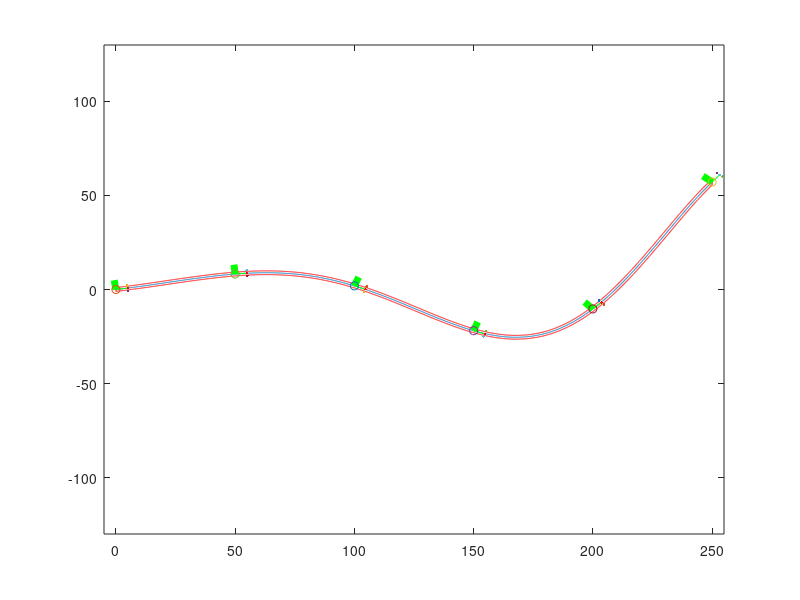

The MATLAB source for this figure:
 t = (0 : .1 : 250);
 t1 = (250 : -.1 : 0);
 D1 = 5;
 D2 = 1.5;
 L = 4;
 r = 2;
 
%PLOT MIDDLE LINE
    n = 1;
    for q = 0 : .1  : 250;
        x(n) = 5*exp(.01*q)*sin(.03*q);
        n = n+1;
    end
    figure(1)
    plot(t,x)
    hold on

%PLOT BOTTOM LINE
    n = 2501;
    for q = 0 : .1  : 250;
        x1(n) = 5*exp(.01*q)*sin(.03*q) - 1/cos(atan(exp(.01*q)*(.05*sin(.03*q)+.15*cos(.03*q))));
        n = n-1;
    end
    %plot(t1,x1,'r')
    

%PLOT TOP LINE
    n = 1;
    for q = 0 : .1  : 250;
        x2(n) = 5*exp(.01*q)*sin(.03*q) + 1/cos(atan(exp(.01*q)*(.05*sin(.03*q)+.15*cos(.03*q))));
        n = n+1;
    end

    %plot(t,x2, 'r')
    
    polyX(1:2501) = x2;
    polyX(2502:5002) = x1;
    polyX(5003) = x2(1);
    
    polyT(1:2501) = t;
    polyT(2502:5002) = t1;
    polyT(5003) = t(1);
    
    plot(polyT,polyX,'r');
    
%PLOT CART ORIENTATION
for q = 1 : 500 : 2501
    cartXX = t(q) + D1*cos(atan(exp(.01*t(q))*(.05*sin(.03*t(q))+.15*cos(.03*t(q)))));
    cartXY = x(q) + D1*sin(atan(exp(.01*t(q))*(.05*sin(.03*t(q))+.15*cos(.03*t(q)))));

    cartYY = x(q) + D1*cos(atan(exp(.01*t(q))*(.05*sin(.03*t(q))+.15*cos(.03*t(q)))));
    cartYX = t(q) - D1*sin(atan(exp(.01*t(q))*(.05*sin(.03*t(q))+.15*cos(.03*t(q)))));
    
    leftXSensorX = cartXX - D2*sin(atan(exp(.01*t(q))*(.05*sin(.03*t(q))+.15*cos(.03*t(q)))));
    leftXSensorY = cartXY + D2*cos(atan(exp(.01*t(q))*(.05*sin(.03*t(q))+.15*cos(.03*t(q)))));
    rightXSensorX = cartXX + D2*sin(atan(exp(.01*t(q))*(.05*sin(.03*t(q))+.15*cos(.03*t(q)))));
    rightXSensorY = cartXY - D2*cos(atan(exp(.01*t(q))*(.05*sin(.03*t(q))+.15*cos(.03*t(q)))));
    ySensorX = cartXX;
    ySensorY = cartXY;

    plot([t(q) cartXX],[x(q) cartXY],'g',[t(q) cartYX],[x(q) cartYY],'g','LineWidth', 5)
    plot(t(q),x(q),'o')
    
    in1 = inpolygon(leftXSensorX,leftXSensorY,polyT,polyX);
    in2 = inpolygon(rightXSensorX,rightXSensorY,polyT,polyX);
    in3 = inpolygon(ySensorX,ySensorY,polyT,polyX);    
    
    if in1 == 1
        left = '.r';
    else
        left = '.';
    end
    
    if in2 == 1
        right = '.r';
    else
        right = '.';
    end
    
    if in3 == 1
        ySens = '.r';
    else
        ySens = '.';
    end
    plot(leftXSensorX,leftXSensorY,left)
    plot(rightXSensorX,rightXSensorY,right)
    plot(ySensorX,ySensorY,ySens)
end

    axis([-5 255 -130 130]);
    hold off
